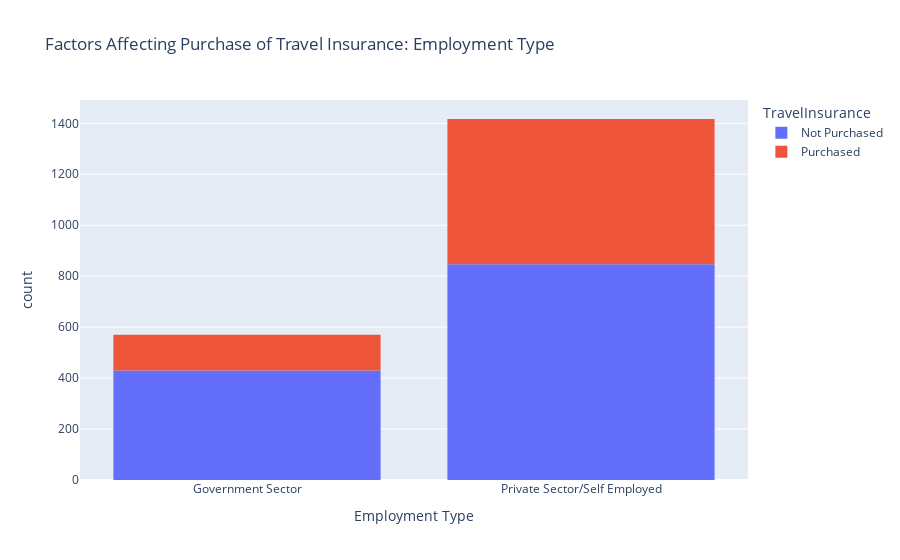

The notebook cell this image was saved under:
### Code cell
import plotly.express as px
data = data
figure = px.histogram(data, x = "Employment Type", 
                      color = "TravelInsurance", 
                      title= "Factors Affecting Purchase of Travel Insurance: Employment Type")
figure.show()

### Figure 1 — Plotly figure (JSON) as saved in the notebook; plotly's stock layout.template omitted (floating-point values rounded to 4 significant figures; data arrays with more than 128 entries replaced by an {"elided": "..."} marker saying what was removed)
{"data": [{"alignmentgroup": "True", "bingroup": "x", "hovertemplate": "TravelInsurance=Not Purchased<br>Employment Type=%{x}<br>count=%{y}<extra></extra>", "legendgroup": "Not Purchased", "marker": {"color": "#636efa", "pattern": {"shape": ""}}, "name": "Not Purchased", "offsetgroup": "Not Purchased", "orientation": "v", "showlegend": true, "type": "histogram", "x": {"elided": "1277 str values"}, "xaxis": "x", "yaxis": "y"}, {"alignmentgroup": "True", "bingroup": "x", "hovertemplate": "TravelInsurance=Purchased<br>Employment Type=%{x}<br>count=%{y}<extra></extra>", "legendgroup": "Purchased", "marker": {"color": "#EF553B", "pattern": {"shape": ""}}, "name": "Purchased", "offsetgroup": "Purchased", "orientation": "v", "showlegend": true, "type": "histogram", "x": {"elided": "710 str values"}, "xaxis": "x", "yaxis": "y"}], "layout": {"barmode": "relative", "legend": {"title": {"text": "TravelInsurance"}, "tracegroupgap": 0}, "title": {"text": "Factors Affecting Purchase of Travel Insurance: Employment Type"}, "xaxis": {"anchor": "y", "domain": [0, 1], "title": {"text": "Employment Type"}}, "yaxis": {"anchor": "x", "domain": [0, 1], "title": {"text": "count"}}}}
